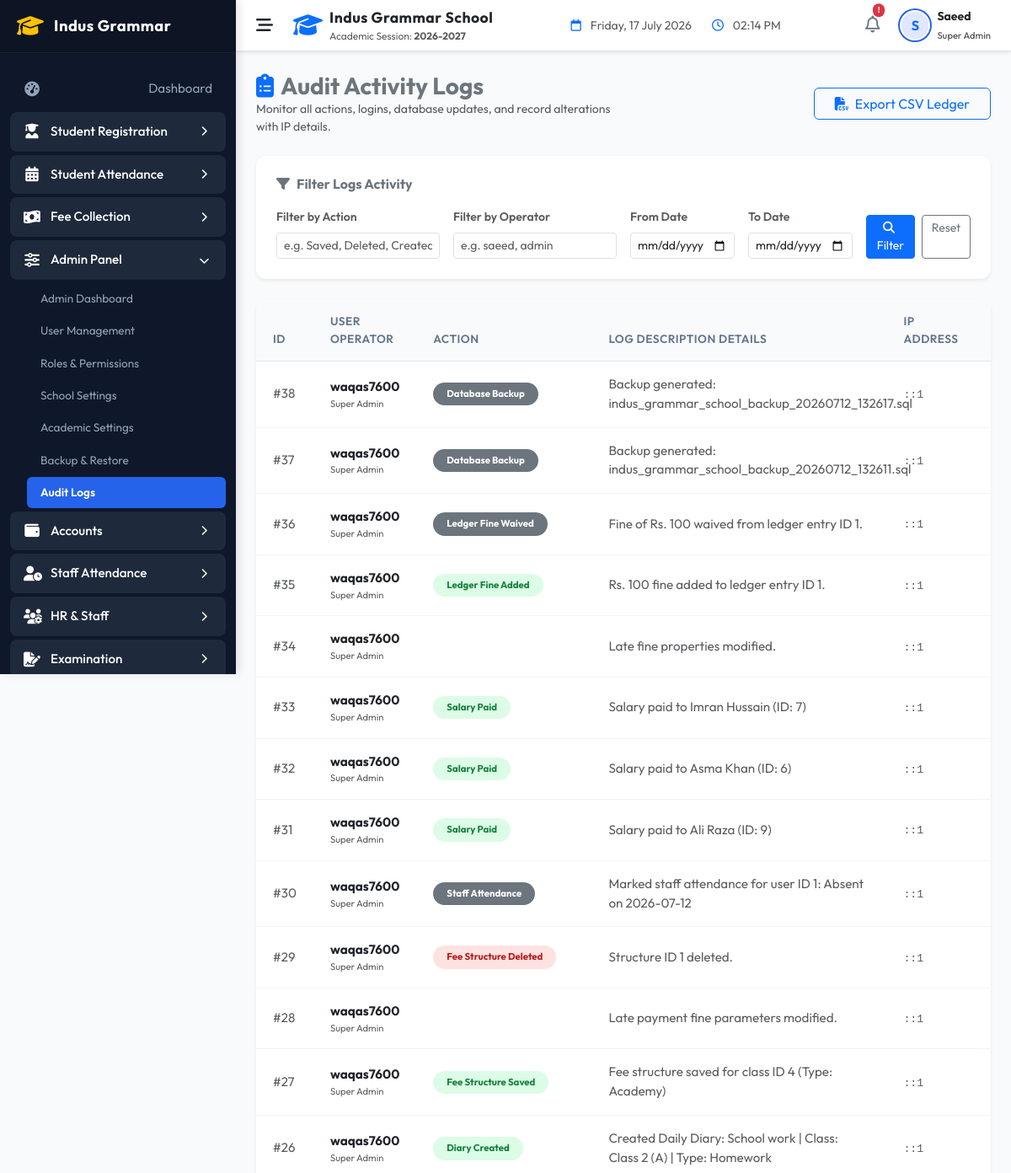
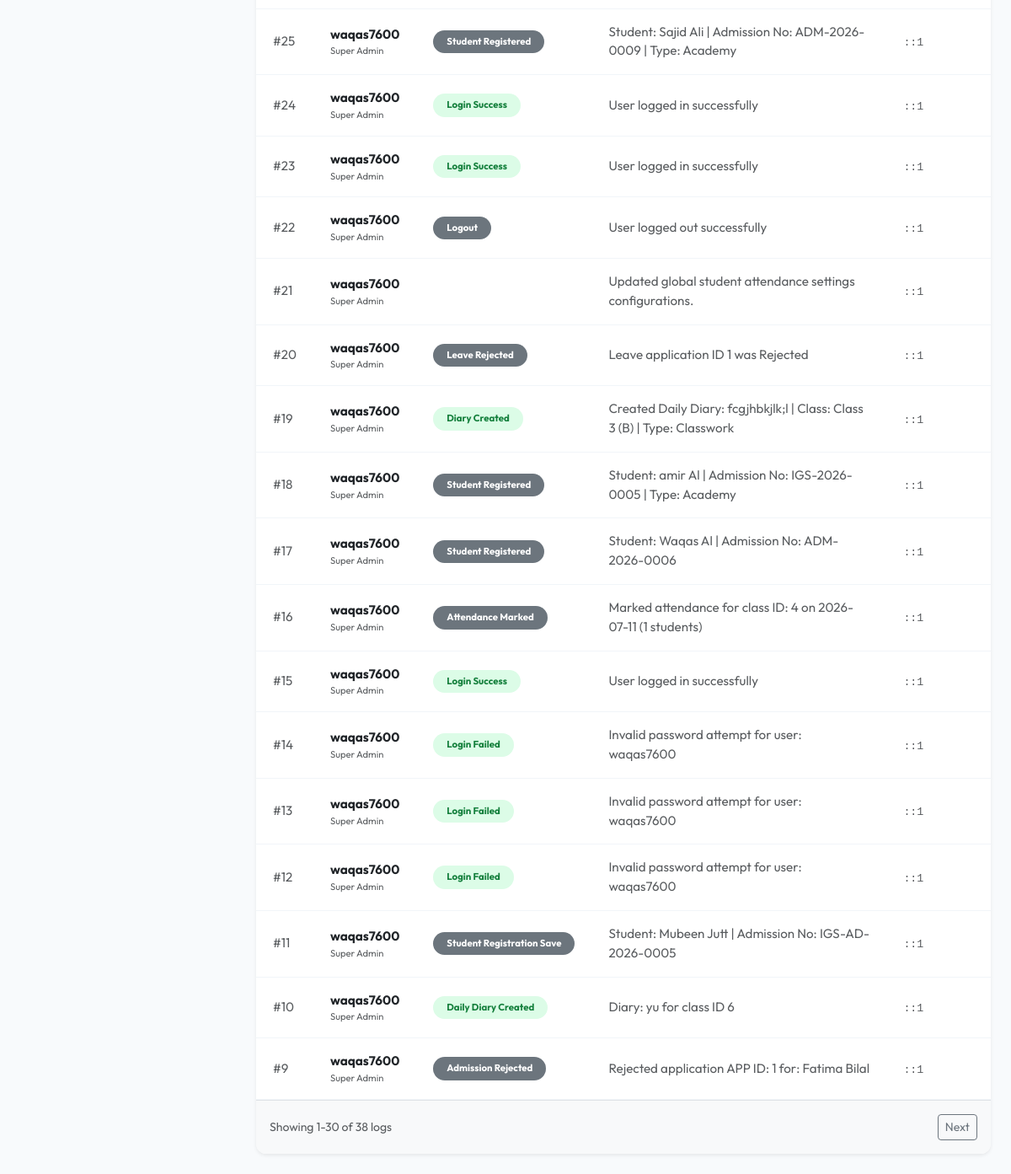
The app's page /indus-grammar-school-erp/modules/administration/logs.php (signed in), older data (2 pictures, top to bottom).
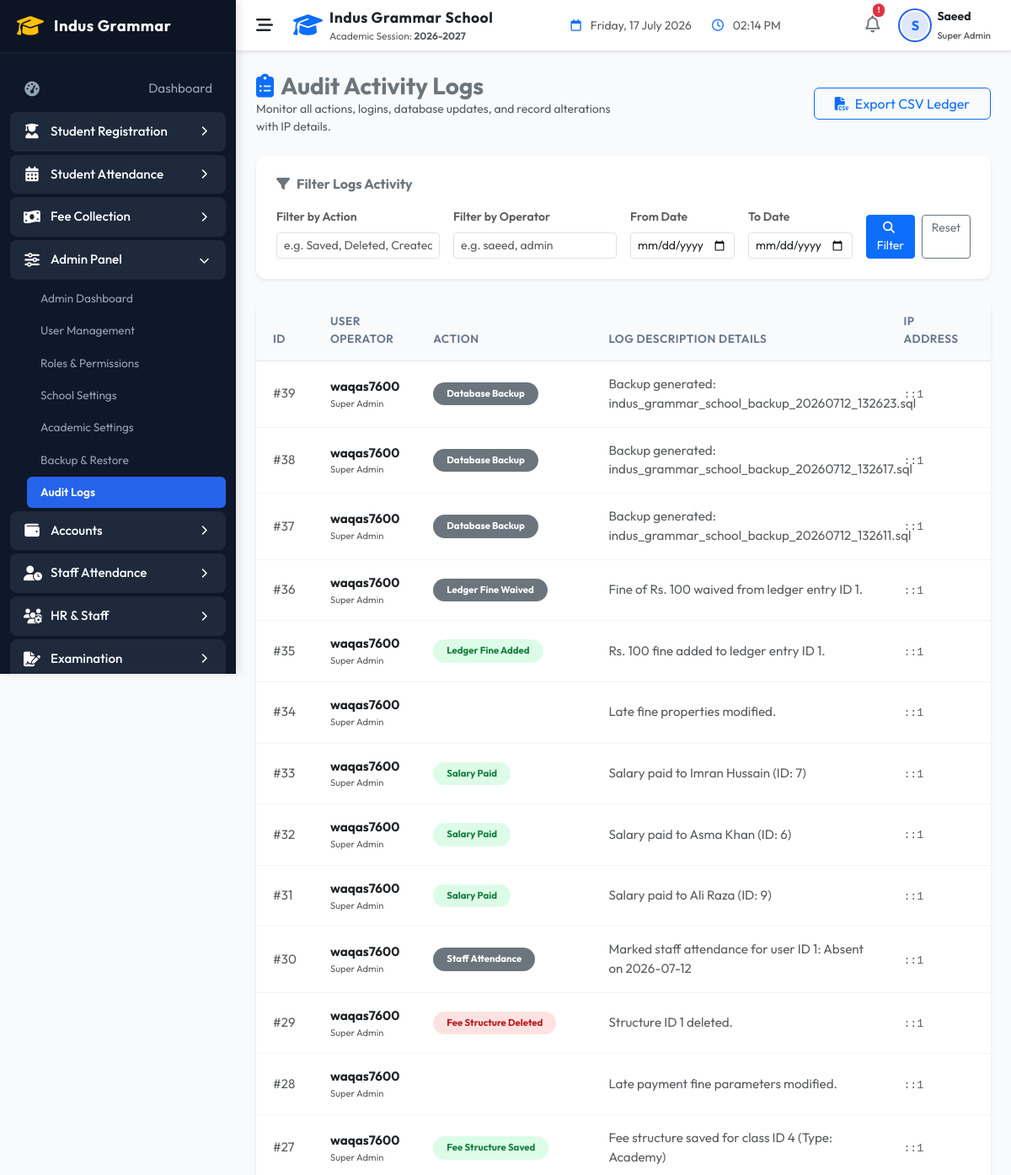
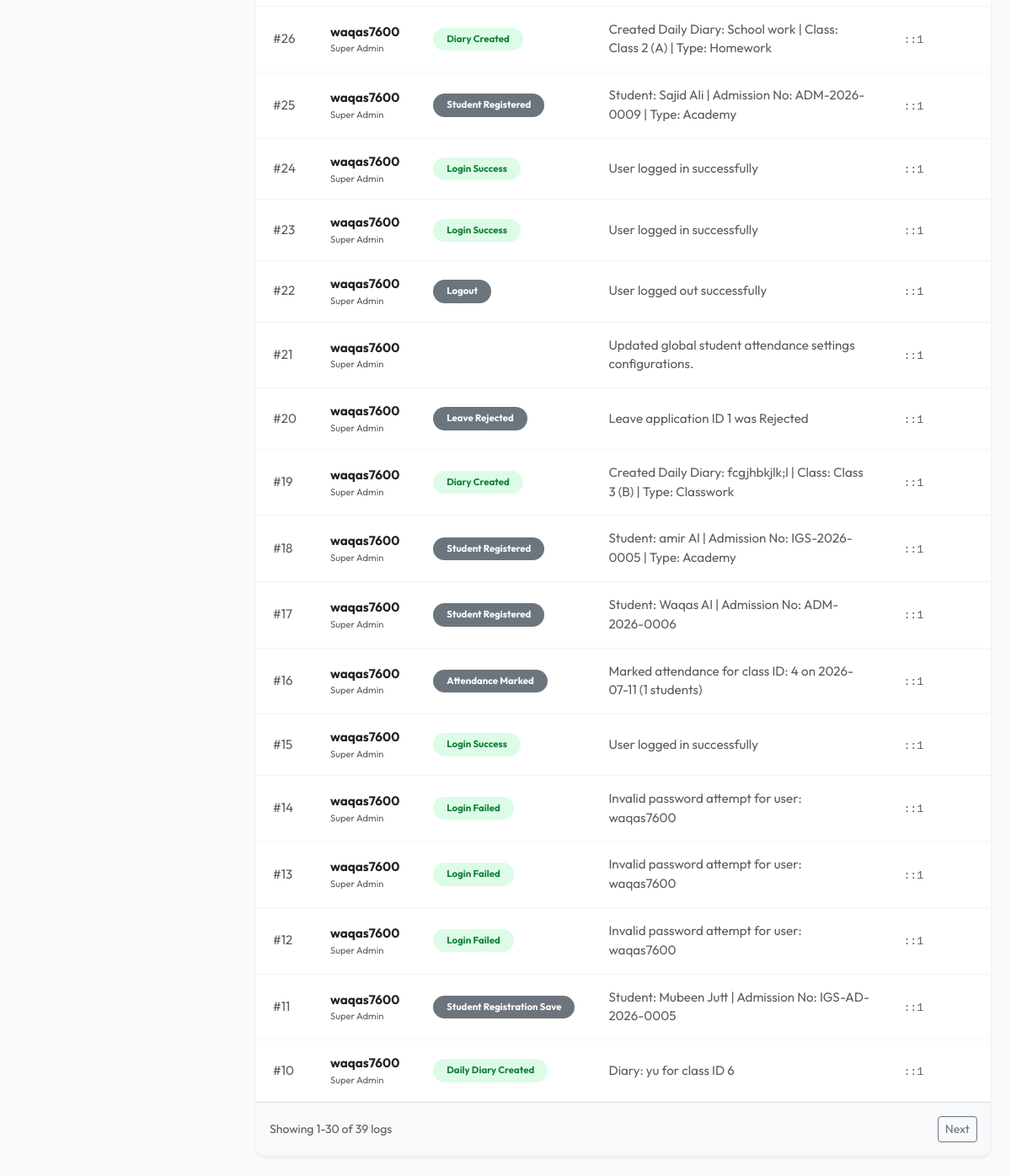
The same page, newer data (2 pictures, top to bottom).
### tables this page shows
CREATE TABLE `audit_logs` (
  `id` int NOT NULL AUTO_INCREMENT,
  `user_id` int DEFAULT NULL,
  `action` varchar(100) NOT NULL,
  `description` text NOT NULL,
  `ip_address` varchar(45) DEFAULT NULL,
  `user_agent` varchar(255) DEFAULT NULL,
  `created_at` timestamp NULL DEFAULT CURRENT_TIMESTAMP,
  PRIMARY KEY (`id`),
  KEY `idx_audit_created` (`created_at`),
  KEY `idx_audit_user` (`user_id`),
  CONSTRAINT `audit_logs_ibfk_1` FOREIGN KEY (`user_id`) REFERENCES `users` (`id`) ON DELETE SET NULL
);

CREATE TABLE `users` (
  `id` int NOT NULL AUTO_INCREMENT,
  `username` varchar(50) NOT NULL,
  `email` varchar(100) NOT NULL,
  `password_hash` varchar(255) NOT NULL,
  `role_id` int NOT NULL,
  `is_active` tinyint(1) DEFAULT '1',
  `last_login` datetime DEFAULT NULL,
  `created_at` timestamp NULL DEFAULT CURRENT_TIMESTAMP,
  `updated_at` timestamp NULL DEFAULT CURRENT_TIMESTAMP ON UPDATE CURRENT_TIMESTAMP,
  PRIMARY KEY (`id`),
  UNIQUE KEY `username` (`username`),
  UNIQUE KEY `email` (`email`),
  KEY `idx_users_role` (`role_id`),
  KEY `idx_users_active` (`is_active`),
  CONSTRAINT `users_ibfk_1` FOREIGN KEY (`role_id`) REFERENCES `roles` (`id`)
);

CREATE TABLE `roles` (
  `id` int NOT NULL AUTO_INCREMENT,
  `name` varchar(50) NOT NULL,
  `code` varchar(30) NOT NULL,
  `description` varchar(255) DEFAULT NULL,
  `created_at` timestamp NULL DEFAULT CURRENT_TIMESTAMP,
  `updated_at` timestamp NULL DEFAULT CURRENT_TIMESTAMP ON UPDATE CURRENT_TIMESTAMP,
  PRIMARY KEY (`id`),
  UNIQUE KEY `name` (`name`),
  UNIQUE KEY `code` (`code`)
);

### indus-grammar-school-erp/helpers/helpers.php (called while the page is built, shortened)
<?php
function sanitize($data) {
    if (is_array($data)) {
        foreach ($data as $key => $value) {
            $data[$key] = sanitize($value);
        }
    } else {
        $data = trim($data);
        $data = stripslashes($data);
        $data = htmlspecialchars($data, ENT_QUOTES, 'UTF-8');
    }
    return $data;
}

### indus-grammar-school-erp/modules/administration/logs.php (the view, shortened to what the rows shown need)
<?php
include_once __DIR__ . '/../../includes/header.php';
$page = isset($_GET['page']) ? max(1, (int)$_GET['page']) : 1;
$limit = 30;
$offset = ($page - 1) * $limit;
$logs = [];
try {
    $db = Database::getConnection();
    $where = " WHERE 1=1";
    $sql = "SELECT a.*, u.username, r.name as role_name
            FROM audit_logs a
            LEFT JOIN users u ON a.user_id = u.id
            LEFT JOIN roles r ON u.role_id = r.id
            $where
            ORDER BY a.created_at DESC
            LIMIT :lim OFFSET :off";
    $stmt = $db->prepare($sql);
    $stmt->bindValue('lim', $limit, PDO::PARAM_INT);
    $stmt->bindValue('off', $offset, PDO::PARAM_INT);
    $stmt->execute();
    $logs = $stmt->fetchAll();
} catch (Exception $e) {
    error_log("Error loading audit logs: " . $e->getMessage());
}
?>
<div class="custom-table-card shadow-sm border-0">
    <div class="table-responsive">
        <table class="table custom-table table-hover align-middle mb-0">
            <thead>
                <tr>
                    <th width="80">ID</th>
                    <th>User Operator</th>
                    <th>Action</th>
                    <th>Log Description Details</th>
                    <th>IP Address</th>
                    <th>Timestamp</th>
                </tr>
            </thead>
            <tbody>
                <?php if (empty($logs)): ?>
                    <tr><td colspan="6" class="text-center py-5 text-muted">No system activity logs found.</td></tr>
                <?php else: foreach ($logs as $log): ?>
                    <tr>
                        <td class="text-muted small">#<?php echo $log['id']; ?></td>
                        <td>
                            <div class="fw-bold text-dark"><?php echo sanitize($log['username'] ?: 'System'); ?></div>
                            <div class="text-muted small" style="font-size:0.7rem;"><?php echo sanitize($log['role_name'] ?: 'N/A'); ?></div>
                        </td>
                        <td>
                            <?php
                            $badgeClass = 'bg-secondary';
                            $a = $log['action'];
                            if (str_contains($a, 'Success') || str_contains($a, 'Login') || str_contains($a, 'Paid') || str_contains($a, 'Saved') || str_contains($a, 'Created') || str_contains($a, 'Added')) $badgeClass = 'badge-soft-success';
                            elseif (str_contains($a, 'Failed') || str_contains($a, 'Blocked') || str_contains($a, 'Delete') || str_contains($a, 'Archived') || str_contains($a, 'Error')) $badgeClass = 'badge-soft-danger';
                            elseif (str_contains($a, 'Update') || str_contains($a, 'Generated') || str_contains($a, 'Toggled')) $badgeClass = 'badge-soft-primary';
                            ?>
                            <span class="badge <?php echo $badgeClass; ?> px-3 py-2 rounded-pill"><?php echo sanitize($a); ?></span>
                        </td>
                        <td class="text-muted small" style="max-width:350px; white-space:normal;"><?php echo sanitize($log['description']); ?></td>
                        <td><code class="text-muted"><?php echo sanitize($log['ip_address'] ?? '-'); ?></code></td>
                        <td>
                        </td>
                    </tr>
                <?php endforeach; endif; ?>
            </tbody>
        </table>
    </div>
</div>
<?php include_once __DIR__ . '/../../includes/footer.php'; ?>

Row changes from the older to the newer data that the page shows:
no longer on this page (row unchanged): audit_logs: id "9", user.username "waqas7600", roles.name "Super Admin", action "Admission Rejected", description "Rejected application APP ID: 1 for: Fatima Bilal", ip_address "::1"
added audit_logs: id "39", user.username "waqas7600", roles.name "Super Admin", action "Database Backup", description "Backup generated: indus_grammar_school_backup_20260712_132623.sql", ip_address "::1"
Text that changed along with them:
$totalLogs: "38" → "39"
